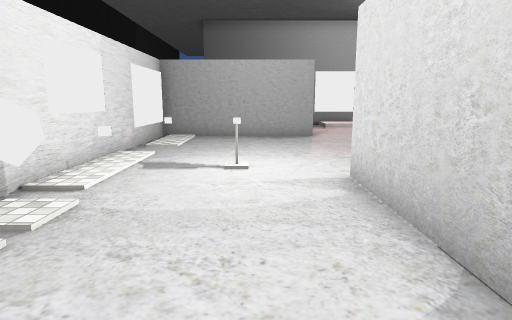
View 1 (above)

17 first-person views from a walk through a Unity game level. The camera is 1.4 m above the floor, tilts 10° down and sees 75° across. Doors are open. The floor is counted in squares, 1 m on a side. Each view is taken from the middle of a square. On the plan, view 1 faces up. The plan holds only what a view shows up to about 15 squares ahead; the rest is blank. The place goes on beyond the plan. Some surface patterns are stand-ins.

View 2
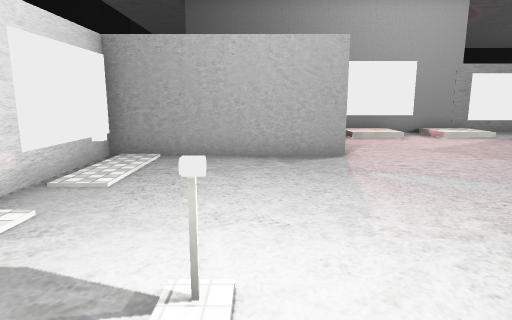

View 3
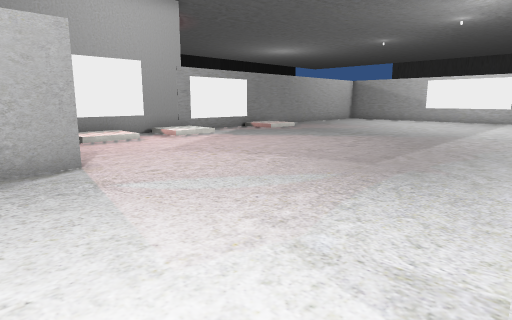

View 4
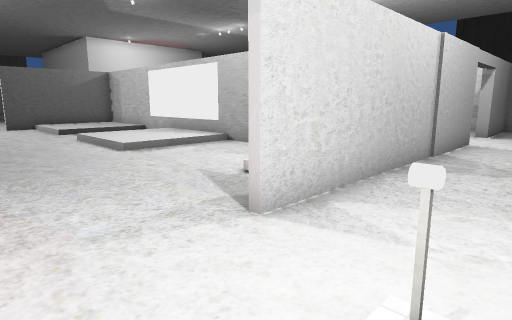

View 5
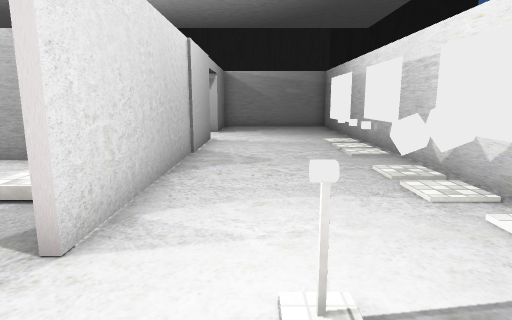

View 6
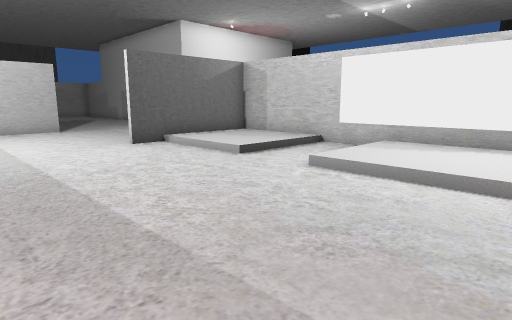

View 7
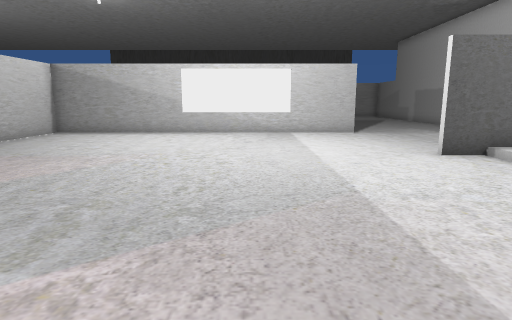

View 8
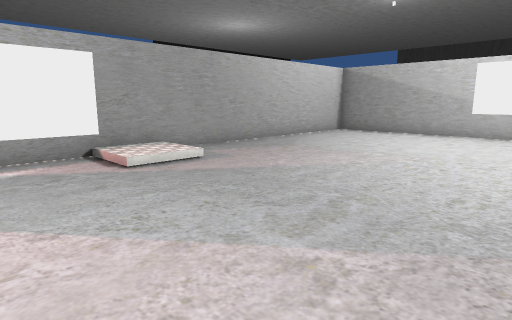

View 9
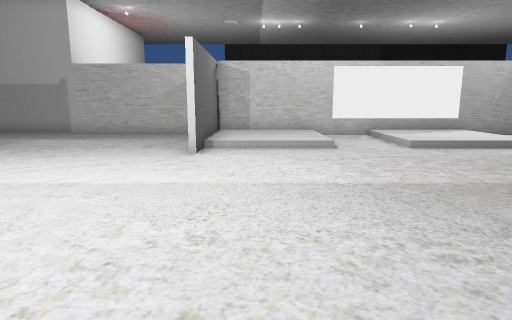

View 10
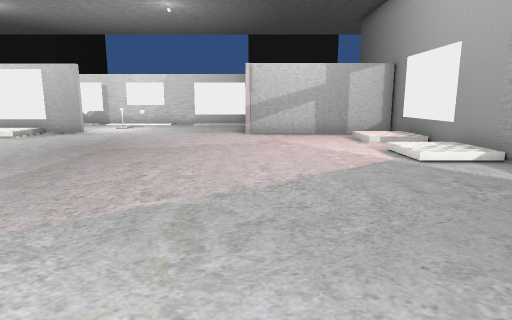

View 11
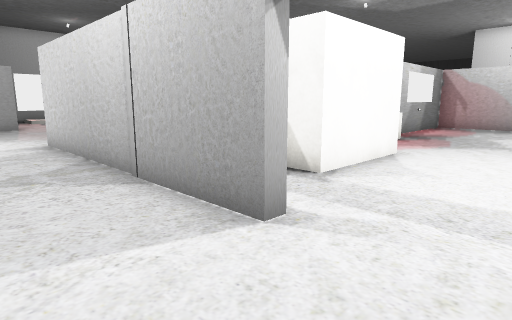

View 12
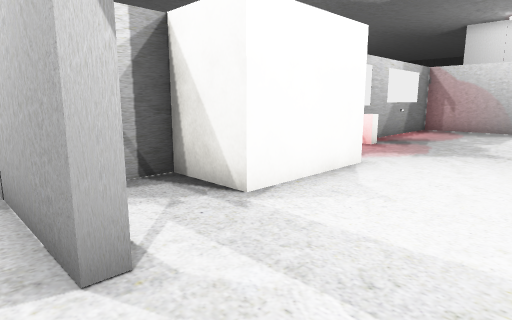

View 13
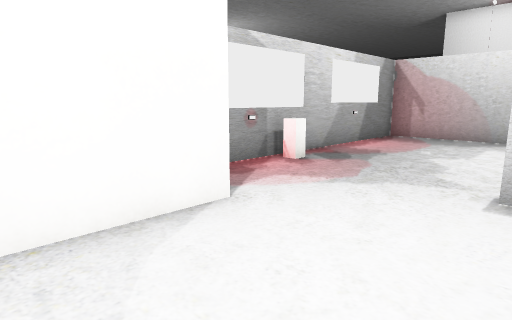

View 14
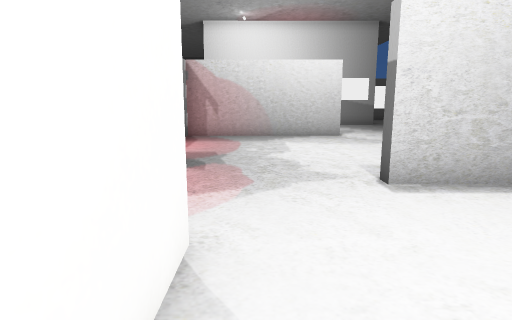

View 15
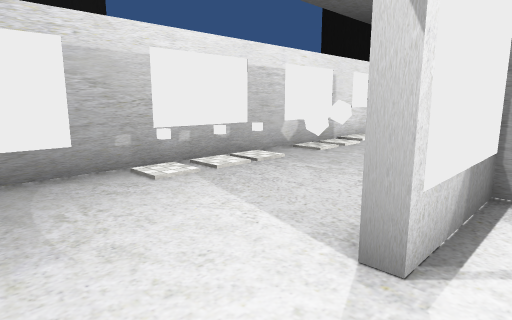

View 16
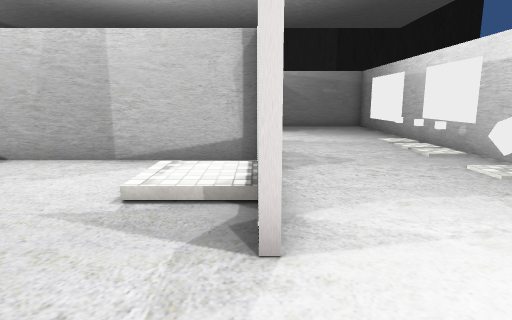

View 17
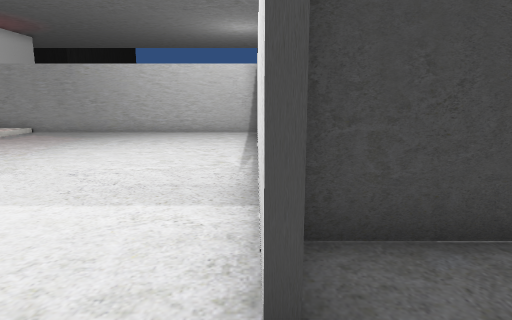

### Floor plan
Key: @ floor where view 1 was taken; # wall or solid block; . main floor; : floor 0.25 m higher than the main floor; / step, stairs or slope; D open door; O other object.
Columns run from 4 left of view 1 to 27 right of it. Each row starts with its distance up from view 1.
 20       ########################
 19       #.::..::.../:/.........#
 18       #.//..//...///.........#
 17       #......................#
 16       #......................#
 15       #......................#
 14 #######......................#
 13 # ...........................#
 12 # ...........................#
 11 #O...........................#
 10 #............................#
  9 #............................#
  8 #............................###
  7 #O..O........................#..
  6 #.....#................#......
  5 #.....#......////..////#......
  4 #O....#:/....::::..::::#.......
  3 #O....#:/....::::..::::#.......
  2 #O....#......::::..::::#........
  1 #.....##################........
  0 #O..@.####    ##################
 -1 #O....#..#   ...O......#
 -2 #.....#..####..........#
 -3 #O....D................#
 -4 #.....D................#
 -5 #.....D................#
 -6 #.....D... ....#.......#

Where each view was taken, in squares from view 1:
view 1: 0 up, 0 right, facing up
view 2: 5 up, 0 right, facing up
view 3: 6 up, 0 right, facing up-right
view 4: 9 up, 1 left, facing down-right
view 5: 9 up, 0 right, facing down
view 6: 11 up, 8 right, facing down-right
view 7: 11 up, 10 right, facing right
view 8: 11 up, 10 right, facing up-right
view 9: 15 up, 17 right, facing down
view 10: 14 up, 17 right, facing left
view 11: 6 down, 1 left, facing up-right
view 12: 6 down, 1 right, facing up-right
view 13: 6 down, 5 right, facing up-right
view 14: 3 down, 5 right, facing right
view 15: 6 down, 3 right, facing up-left
view 16: 9 up, 2 right, facing down
view 17: 5 up, 25 right, facing up
